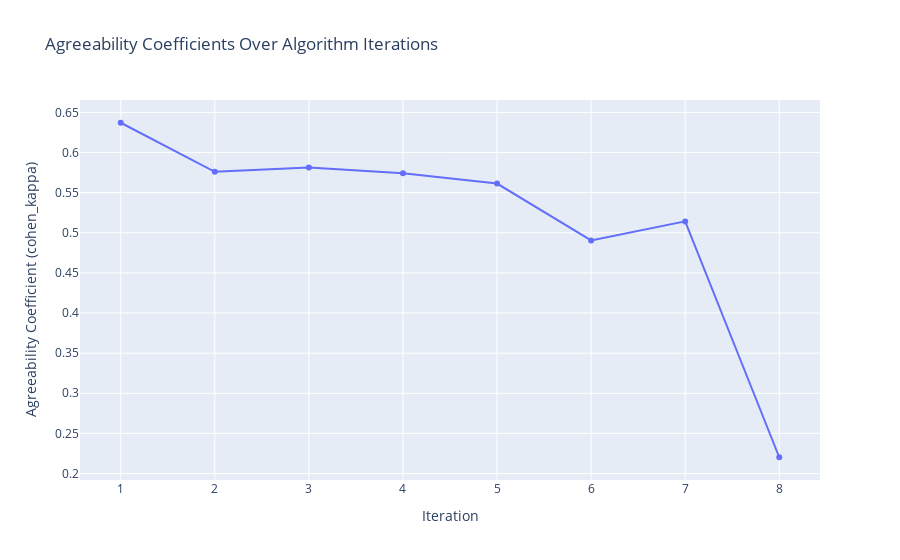

This figure's notebook cell:
### Code cell
seeker_2.plot_from_results()

### Figure 1 — Plotly figure (JSON) as saved in the notebook; plotly's stock layout.template omitted (floating-point values rounded to 4 significant figures)
{"data": [{"customdata": [["Model 1 Included Features: <br>MedInc, HouseAge, AveRooms, AveBedrms, Population, AveOccup, Latitude, Longitude<br>Model 1 F1: 0.7787234042553192<br>Model 2 Included Features: <br>MedInc, HouseAge, AveRooms, AveBedrms, Population, AveOccup, Latitude, Longitude<br>Model 2 F1: 0.7909604519774012"], ["Model 1 Included Features: <br>MedInc, HouseAge, AveRooms, AveBedrms, AveOccup, Latitude, Longitude<br>Model 1 F1: 0.7815533980582524<br>Model 2 Included Features: <br>HouseAge, AveRooms, AveBedrms, Population, AveOccup, Latitude, Longitude<br>Model 2 F1: 0.8131736526946108"], ["Model 1 Included Features: <br>MedInc, HouseAge, AveRooms, AveOccup, Latitude, Longitude<br>Model 1 F1: 0.7807971014492755<br>Model 2 Included Features: <br>HouseAge, AveRooms, Population, AveOccup, Latitude, Longitude<br>Model 2 F1: 0.8241296518607443"], ["Model 1 Included Features: <br>MedInc, HouseAge, AveOccup, Latitude, Longitude<br>Model 1 F1: 0.7763993948562784<br>Model 2 Included Features: <br>HouseAge, AveRooms, Population, Latitude, Longitude<br>Model 2 F1: 0.8284166164960868"], ["Model 1 Included Features: <br>MedInc, AveOccup, Latitude, Longitude<br>Model 1 F1: 0.7670229007633588<br>Model 2 Included Features: <br>HouseAge, AveRooms, Latitude, Longitude<br>Model 2 F1: 0.8302793631721237"], ["Model 1 Included Features: <br>MedInc, AveOccup, Latitude<br>Model 1 F1: 0.7451343836886006<br>Model 2 Included Features: <br>HouseAge, Latitude, Longitude<br>Model 2 F1: 0.8272946859903382"], ["Model 1 Included Features: <br>MedInc, AveOccup<br>Model 1 F1: 0.7381546134663343<br>Model 2 Included Features: <br>Latitude, Longitude<br>Model 2 F1: 0.8414932680538556"], ["Model 1 Included Features: <br>MedInc<br>Model 1 F1: 0.6912144702842378<br>Model 2 Included Features: <br>Longitude<br>Model 2 F1: 0.615831987075929"]], "hovertemplate": "Iteration=%{x}<br>Agreeability Coefficient (cohen_kappa)=%{y}<br>Summary=%{customdata[0]}<extra></extra>", "legendgroup": "", "line": {"color": "#636efa", "dash": "solid"}, "marker": {"symbol": "circle"}, "mode": "markers+lines", "name": "", "orientation": "v", "showlegend": false, "type": "scatter", "x": [1, 2, 3, 4, 5, 6, 7, 8], "xaxis": "x", "y": [0.6371, 0.576, 0.5814, 0.574, 0.5613, 0.4905, 0.5142, 0.2203], "yaxis": "y"}], "layout": {"hovermode": "closest", "legend": {"tracegroupgap": 0}, "title": {"text": "Agreeability Coefficients Over Algorithm Iterations"}, "xaxis": {"anchor": "y", "domain": [0, 1], "title": {"text": "Iteration"}, "type": "category"}, "yaxis": {"anchor": "x", "domain": [0, 1], "title": {"text": "Agreeability Coefficient (cohen_kappa)"}}}}
